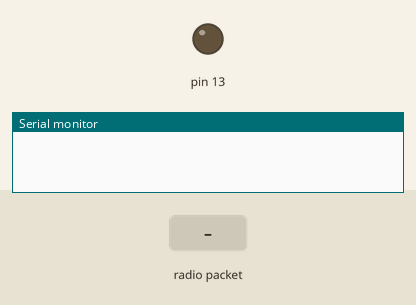
Simulated run of this sketch. Board: Arduino Uno, built with avr-gcc and run on an emulated ATmega328P. On the bench: output pins drawn as LEDs (lit = HIGH), the last lines printed to the serial monitor. Inputs (shaded band) come from the test bench. No radio packets arrive unless stated.

Above: at 1.2 s.
1.3 s: radio packet "1" arrives
At 2.0 s:
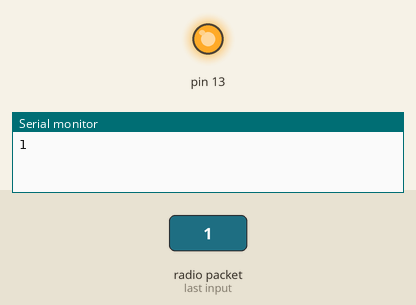
Timing chart, 0 to 4.3 s (numbered marks = the images above; inputs shaded):
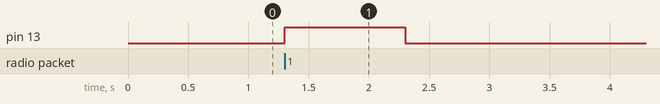

The sketch:

test_receiver_0.ino
```cpp
//#include <SPI.h>
#include <RH_ASK.h>

RH_ASK driver;

void setup()
{
  pinMode(13, OUTPUT);
  digitalWrite(13, LOW);
  Serial.begin(9600);
  if (!driver.init())
    Serial.println("can't do");
}

uint8_t buffer[128];

void loop()
{
  uint8_t bufferLength = 127;
  if (driver.recv(buffer, &bufferLength))
  {
    digitalWrite(13, HIGH);
    buffer[bufferLength] = 0;
    Serial.println((const char*)buffer);
    delay(1000);
    digitalWrite(13, LOW);
  }
}
```

Measured:
- after the input at 1.3 s, pin 13: LOW → HIGH at once, → LOW 1.0 s later
